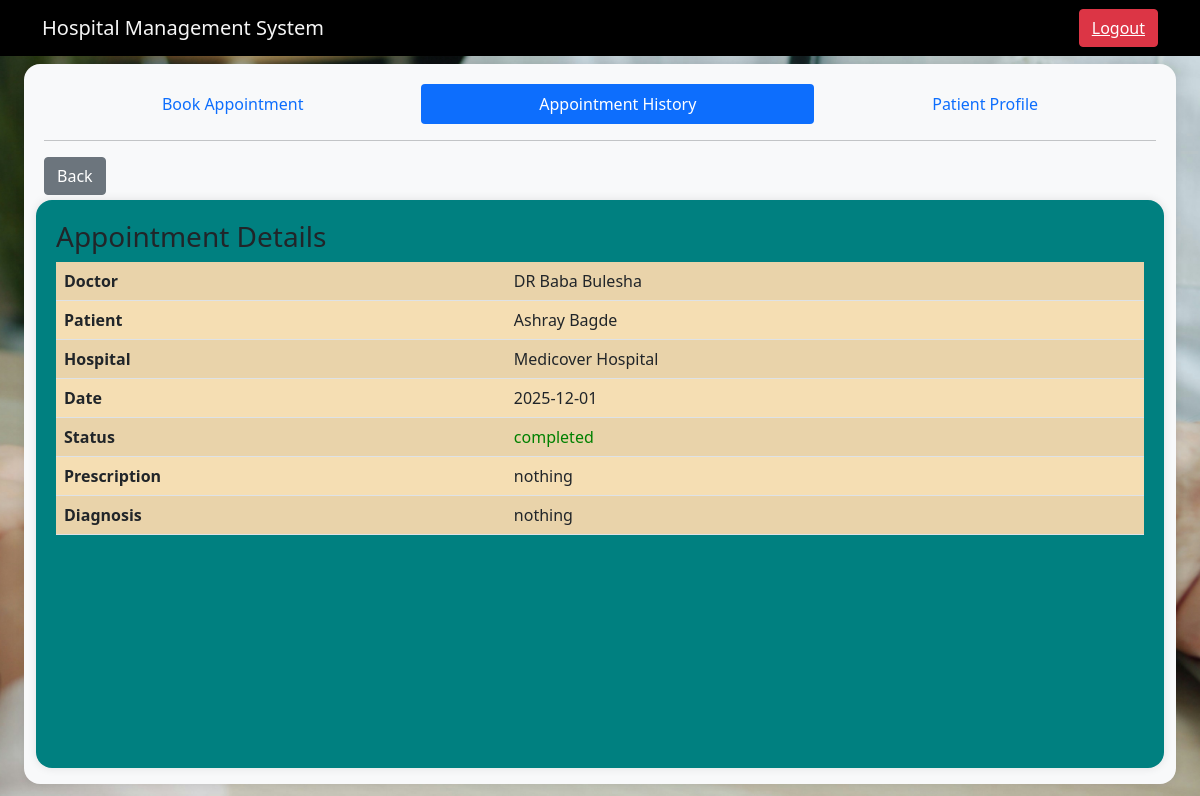
/appointment/details/1 (signed in), run on the app's committed database.
### tables this page shows
CREATE TABLE doctor (
    Did INTEGER PRIMARY KEY AUTOINCREMENT,
    name TEXT NOT NULL,
    dob TEXT NOT NULL,
    email TEXT  NOT NULL,
    pnum TEXT ,
    username TEXT UNIQUE,
    password TEXT,
    age INTEGER,
    gender TEXT,
    available TEXT,
    timing TEXT NOT NULL,
    Hid INTEGER NOT NULL,
    created_at TIMESTAMP DEFAULT CURRENT_TIMESTAMP,
    specifications text,
    FOREIGN KEY (Hid) REFERENCES hospitals(Hid) ON DELETE CASCADE
);

CREATE TABLE patients (
    Pid INTEGER PRIMARY KEY AUTOINCREMENT,
    name TEXT NOT NULL,
    dob TEXT NOT NULL,
    email TEXT  NOT NULL,
    pnum TEXT ,
    username TEXT ,
    password TEXT,
    age INTEGER,
    gender TEXT,
    city Text,
    created_at TIMESTAMP DEFAULT CURRENT_TIMESTAMP
);

CREATE TABLE hospitals (
    Hid INTEGER PRIMARY KEY AUTOINCREMENT,
    hname TEXT not null unique,
    address TEXT NOT NULL,
    city TEXT NOT NULL,
    created_at TIMESTAMP DEFAULT CURRENT_TIMESTAMP,
    contact_number TEXT
);

CREATE TABLE appointments (
    Aid INTEGER PRIMARY KEY AUTOINCREMENT,
    Hid INTEGER NOT NULL,
    Pid INTEGER NOT NULL,
    Did INTEGER NOT NULL,
    date TEXT NOT NULL,
    time TEXT NOT NULL,
    status TEXT NOT NULL,
    prescription TEXT,
    diagnosis TEXT,
    created_at TIMESTAMP DEFAULT CURRENT_TIMESTAMP,
    FOREIGN KEY (Pid) REFERENCES patients(Pid),
    FOREIGN KEY (Hid) REFERENCES hospitals(Hid),
    FOREIGN KEY (Did) REFERENCES doctor(Did)
);

### app.py (the view)
@app.route("/appointment/details/<int:Aid>", methods=['GET','POST'])
def appointment_details(Aid):
    if 'user' not in session or (session.get('role')!='patient' and session.get('role')!='doctor'):
        return redirect(url_for('home'))
    conn=sqlite3.connect(DATABASE)
    curr=conn.cursor()
    appointment=curr.execute('''select d.name, p.name, a.date, a.status, a.prescription, a.diagnosis , h.hname from appointments as a , doctor as d , patients as p , hospitals as h where p.Pid=a.Pid and d.Did=a.Did and h.Hid=a.Hid and  a.Aid=?''',(Aid,)).fetchone()
    curr.close()
    conn.close()
    return render_template("appointment_details.html", appointment=appointment)

### templates/appointment_details.html (shortened to what this page needs)
<html lang="en">
    <head>
        <link href="https://cdn.jsdelivr.net/npm/bootstrap@5.0.2/dist/css/bootstrap.min.css" rel="stylesheet">
    </head>
    <body>
        <div>
            <nav class="navbar navbar-expand-lg bg-body-tertiary" style="background-color: black;">
            <div class="container-md">
            <a class="navbar-brand" style="color: whitesmoke;" href="#">Hospital Management System</a>
            <a class="btn btn-danger" href="/logout"><U>Logout</U></a>
            </div>
            </nav>
        </div>
        <div class="rounded-container" >
                <ul class="nav nav-pills nav-fill">
                <li class="nav-item">
                    <a class="nav-link" href="/patient">Book Appointment</a>
                </li>
                <li class="nav-item">
                    <a class="nav-link active" aria-current="page" href="/patient/history">Appointment History</a>
                </li>
                <li class="nav-item">
                    <a class="nav-link" href="/patient/profile">Patient Profile</a>
                </li>
                </ul>
                <hr>
                <button class="btn btn-secondary" onclick="window.history.back();">Back</button>
                <div class="rounded-dialog">
                    <h3>Appointment Details</h3>
                    <table class="table table-striped">
                        <tbody>
                            <tr style="background-color: wheat;">
                                <th>Doctor</th>
                                <td>{{ appointment[0] }}</td>
                            </tr>
                            <tr style="background-color: wheat;">
                                <th>Patient</th>
                                <td>{{ appointment[1] }}</td>
                            </tr>
                            <tr style="background-color: wheat;">
                                <th>Hospital</th>
                                <td>{{ appointment[6] }}</td>
                            </tr>
                            <tr style="background-color: wheat;">
                                <th>Date</th>
                                <td>{{ appointment[2] }}</td>
                            </tr>
                            <tr style="background-color: wheat;">
                                <th>Status</th>
                                {% if appointment[3]=="cancelled"%}
                                <td style="color: red;">{{ appointment[3] }}</td>
                                {%else%}
                                <td style="color: green;">{{ appointment[3] }}</td>
                                {% endif %}
                            </tr>
                            {% if appointment[3] == 'completed' %}
                            <tr style="background-color: wheat;">
                                <th>Prescription</th>
                                <td>{{ appointment[4] }}</td>
                            </tr>
                            <tr style="background-color: wheat;">
                                <th>Diagnosis</th>
                                <td>{{ appointment[5] }}</td>
                            </tr>
                            {% endif %}
                        </tbody>
                    </table>
                </div>
        </div>
    </body>
</html>

### templates/appointment_details.html (style rules this page uses)
body { background-image: url('/static/img.jpg'); background-size: cover; background-position: center; background-repeat: no-repeat; }
.rounded-container { position: fixed; top: 8vh; left: 2vw; right: 2vw; bottom: 2vh; background-color: #f8f9fa; border-radius: 16px; box-shadow: 0 0 10px rgba(0,0,0,0.1); padding: 20px; overflow: auto; z-index: 1000; }
.rounded-dialog { position: fixed; top: 25vh; left: 3vw; right: 3vw; bottom: 4vh; background-color: teal; border-radius: 16px; box-shadow: 0 0 10px rgba(0,0,0,0.1); padding: 20px; overflow: auto; z-index: 1000; }

### data on the page
doctor: name "DR Baba Bulesha"
patients: name "Ashray Bagde"
hospitals: hname "Medicover Hospital"
appointments: date "2025-12-01", status "completed", prescription "nothing", diagnosis "nothing"
